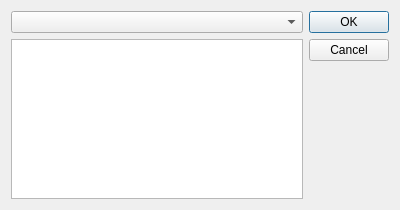
<?xml version="1.0" encoding="UTF-8"?>
<ui version="4.0">
 <class>AddRelation</class>
 <widget class="QDialog" name="AddRelation">
  <property name="geometry">
   <rect>
    <x>0</x>
    <y>0</y>
    <width>400</width>
    <height>210</height>
   </rect>
  </property>
  <property name="windowTitle">
   <string>Додати звʼязок</string>
  </property>
  <layout class="QGridLayout" name="gridLayout">
   <item row="1" column="0">
    <widget class="QComboBox" name="accountsBox"/>
   </item>
   <item row="2" column="0">
    <widget class="QListWidget" name="contactsList"/>
   </item>
   <item row="1" column="1" rowspan="2">
    <widget class="QDialogButtonBox" name="buttonBox">
     <property name="orientation">
      <enum>Qt::Vertical</enum>
     </property>
     <property name="standardButtons">
      <set>QDialogButtonBox::Cancel|QDialogButtonBox::Ok</set>
     </property>
    </widget>
   </item>
  </layout>
 </widget>
 <resources/>
 <connections>
  <connection>
   <sender>buttonBox</sender>
   <signal>accepted()</signal>
   <receiver>AddRelation</receiver>
   <slot>accept()</slot>
   <hints>
    <hint type="sourcelabel">
     <x>248</x>
     <y>254</y>
    </hint>
    <hint type="destinationlabel">
     <x>157</x>
     <y>274</y>
    </hint>
   </hints>
  </connection>
  <connection>
   <sender>buttonBox</sender>
   <signal>rejected()</signal>
   <receiver>AddRelation</receiver>
   <slot>reject()</slot>
   <hints>
    <hint type="sourcelabel">
     <x>316</x>
     <y>260</y>
    </hint>
    <hint type="destinationlabel">
     <x>286</x>
     <y>274</y>
    </hint>
   </hints>
  </connection>
 </connections>
</ui>
